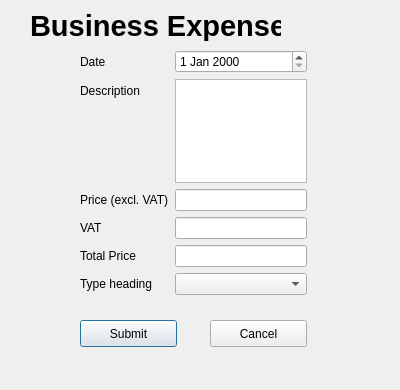
<?xml version="1.0" encoding="UTF-8"?>
<ui version="4.0">
 <class>ExpenseDialog</class>
 <widget class="QDialog" name="ExpenseDialog">
  <property name="geometry">
   <rect>
    <x>0</x>
    <y>0</y>
    <width>400</width>
    <height>390</height>
   </rect>
  </property>
  <property name="windowTitle">
   <string>Dialog</string>
  </property>
  <widget class="QPushButton" name="pushButton_submit">
   <property name="geometry">
    <rect>
     <x>80</x>
     <y>320</y>
     <width>97</width>
     <height>27</height>
    </rect>
   </property>
   <property name="text">
    <string>Submit</string>
   </property>
  </widget>
  <widget class="QPushButton" name="pushButton_cancel">
   <property name="geometry">
    <rect>
     <x>210</x>
     <y>320</y>
     <width>97</width>
     <height>27</height>
    </rect>
   </property>
   <property name="text">
    <string>Cancel</string>
   </property>
  </widget>
  <widget class="QWidget" name="formLayoutWidget">
   <property name="geometry">
    <rect>
     <x>80</x>
     <y>50</y>
     <width>227</width>
     <height>245</height>
    </rect>
   </property>
   <layout class="QFormLayout" name="formLayout">
    <property name="fieldGrowthPolicy">
     <enum>QFormLayout::AllNonFixedFieldsGrow</enum>
    </property>
    <item row="0" column="0">
     <widget class="QLabel" name="label_date">
      <property name="text">
       <string>Date</string>
      </property>
     </widget>
    </item>
    <item row="0" column="1">
     <widget class="QDateEdit" name="dateEdit_date"/>
    </item>
    <item row="1" column="0">
     <widget class="QLabel" name="label_description">
      <property name="text">
       <string>Description</string>
      </property>
     </widget>
    </item>
    <item row="2" column="0">
     <widget class="QLabel" name="label_priceExclVat">
      <property name="text">
       <string>Price (excl. VAT)</string>
      </property>
     </widget>
    </item>
    <item row="2" column="1">
     <widget class="QLineEdit" name="lineEdit_priceExclVat"/>
    </item>
    <item row="3" column="0">
     <widget class="QLabel" name="label_vat">
      <property name="text">
       <string>VAT</string>
      </property>
     </widget>
    </item>
    <item row="3" column="1">
     <widget class="QLineEdit" name="lineEdit_vat"/>
    </item>
    <item row="4" column="0">
     <widget class="QLabel" name="label_totalPrice">
      <property name="text">
       <string>Total Price</string>
      </property>
     </widget>
    </item>
    <item row="4" column="1">
     <widget class="QLineEdit" name="lineEdit_totalPrice"/>
    </item>
    <item row="5" column="0">
     <widget class="QLabel" name="label_typeHeading">
      <property name="text">
       <string>Type heading</string>
      </property>
     </widget>
    </item>
    <item row="5" column="1">
     <widget class="QComboBox" name="comboBox_typeHeading"/>
    </item>
    <item row="1" column="1">
     <widget class="QPlainTextEdit" name="plainTextEdit_description"/>
    </item>
   </layout>
  </widget>
  <widget class="QLabel" name="label_businessExpense">
   <property name="geometry">
    <rect>
     <x>30</x>
     <y>10</y>
     <width>251</width>
     <height>31</height>
    </rect>
   </property>
   <property name="font">
    <font>
     <pointsize>22</pointsize>
     <weight>75</weight>
     <bold>true</bold>
    </font>
   </property>
   <property name="text">
    <string>Business Expense</string>
   </property>
  </widget>
 </widget>
 <resources/>
 <connections/>
</ui>
